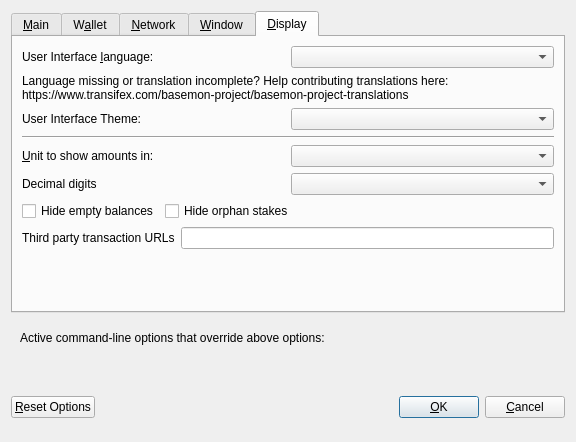
<?xml version="1.0" encoding="UTF-8"?>
<ui version="4.0">
 <class>OptionsDialog</class>
 <widget class="QDialog" name="OptionsDialog">
  <property name="geometry">
   <rect>
    <x>0</x>
    <y>0</y>
    <width>576</width>
    <height>442</height>
   </rect>
  </property>
  <property name="windowTitle">
   <string>Options</string>
  </property>
  <property name="modal">
   <bool>true</bool>
  </property>
  <layout class="QVBoxLayout" name="verticalLayout">
   <item>
    <widget class="QTabWidget" name="tabWidget">
     <property name="currentIndex">
      <number>4</number>
     </property>
     <widget class="QWidget" name="tabMain">
      <attribute name="title">
       <string>&amp;Main</string>
      </attribute>
      <layout class="QVBoxLayout" name="verticalLayout_Main">
       <item>
        <widget class="QCheckBox" name="bitcoinAtStartup">
         <property name="toolTip">
          <string>Automatically start basemon after logging in to the system.</string>
         </property>
         <property name="text">
          <string>&amp;Start basemon on system login</string>
         </property>
        </widget>
       </item>
       <item>
        <layout class="QHBoxLayout" name="horizontalLayout_2_Main">
         <item>
          <widget class="QLabel" name="databaseCacheLabel">
           <property name="text">
            <string>Size of &amp;database cache</string>
           </property>
           <property name="textFormat">
            <enum>Qt::PlainText</enum>
           </property>
           <property name="buddy">
            <cstring>databaseCache</cstring>
           </property>
          </widget>
         </item>
         <item>
          <widget class="QSpinBox" name="databaseCache"/>
         </item>
         <item>
          <widget class="QLabel" name="databaseCacheUnitLabel">
           <property name="text">
            <string>MB</string>
           </property>
           <property name="textFormat">
            <enum>Qt::PlainText</enum>
           </property>
          </widget>
         </item>
         <item>
          <spacer name="horizontalSpacer_2_Main">
           <property name="orientation">
            <enum>Qt::Horizontal</enum>
           </property>
           <property name="sizeHint" stdset="0">
            <size>
             <width>40</width>
             <height>20</height>
            </size>
           </property>
          </spacer>
         </item>
        </layout>
       </item>
       <item>
        <layout class="QHBoxLayout" name="horizontalLayout_3_Main">
         <item>
          <widget class="QLabel" name="threadsScriptVerifLabel">
           <property name="text">
            <string>Number of script &amp;verification threads</string>
           </property>
           <property name="textFormat">
            <enum>Qt::PlainText</enum>
           </property>
           <property name="buddy">
            <cstring>threadsScriptVerif</cstring>
           </property>
          </widget>
         </item>
         <item>
          <widget class="QSpinBox" name="threadsScriptVerif">
           <property name="toolTip">
            <string>(0 = auto, &lt;0 = leave that many cores free)</string>
           </property>
          </widget>
         </item>
         <item>
          <spacer name="horizontalSpacer_3_Main">
           <property name="orientation">
            <enum>Qt::Horizontal</enum>
           </property>
           <property name="sizeHint" stdset="0">
            <size>
             <width>40</width>
             <height>20</height>
            </size>
           </property>
          </spacer>
         </item>
        </layout>
       </item>
       <item>
        <spacer name="verticalSpacer_2">
         <property name="orientation">
          <enum>Qt::Vertical</enum>
         </property>
         <property name="sizeHint" stdset="0">
          <size>
           <width>20</width>
           <height>40</height>
          </size>
         </property>
        </spacer>
       </item>
       <!--
       <item>
        <widget class="QCheckBox" name="checkBoxZeromintEnable">
         <property name="toolTip">
          <string>Enable automatic minting of basemon units to zECA</string>
         </property>
         <property name="layoutDirection">
          <enum>Qt::LeftToRight</enum>
         </property>
         <property name="text">
          <string>Enable zECA Automint</string>
         </property>
        </widget>
       </item>
       <item>
        <layout class="QHBoxLayout" name="horizontalLayout_3">
         <item>
          <widget class="QLabel" name="percentage_label">
           <property name="toolTip">
            <string>Percentage of incoming basemon which get automatically converted to zECA via Zerocoin Protocol (min: 10%)</string>
           </property>
           <property name="text">
            <string>Percentage of autominted zECA</string>
           </property>
          </widget>
         </item>
         <item>
          <widget class="QSpinBox" name="zeromintPercentage">
           <property name="minimum">
            <number>1</number>
           </property>
           <property name="maximum">
            <number>100</number>
           </property>
          </widget>
         </item>
        </layout>
       </item>
       <item>
        <layout class="QHBoxLayout" name="horizontalLayout" stretch="0,0">
         <property name="sizeConstraint">
          <enum>QLayout::SetFixedSize</enum>
         </property>
         <item>
          <widget class="QLabel" name="labelPreferredDenom">
           <property name="maximumSize">
            <size>
             <width>16777215</width>
             <height>16777215</height>
            </size>
           </property>
           <property name="toolTip">
            <string>Wait with automatic conversion to Zerocoin until enough basemon for this denomination is available</string>
           </property>
           <property name="text">
            <string>Preferred Automint zECA Denomination</string>
           </property>
          </widget>
         </item>
         <item>
          <widget class="QComboBox" name="preferredDenom">
           <property name="maximumSize">
            <size>
             <width>16777215</width>
             <height>27</height>
            </size>
           </property>
           <property name="toolTip">
            <string>Wait with automatic conversion to Zerocoin until enough basemon for this denomination is available</string>
           </property>
           <property name="maxVisibleItems">
            <number>9</number>
           </property>
           <property name="maxCount">
            <number>9</number>
           </property>
          </widget>
         </item>
        </layout>
       </item>
      -->
      </layout>
     </widget>
     <widget class="QWidget" name="tabWallet">
      <attribute name="title">
       <string>W&amp;allet</string>
      </attribute>
      <layout class="QVBoxLayout" name="verticalLayout_Wallet">
       <item>
        <layout class="QHBoxLayout" name="horizontalLayout_2_Wallet">
         <item>
          <widget class="QLabel" name="labelStakeSplitThresholdText">
           <property name="text">
            <string>Stake split threshold:</string>
           </property>
          </widget>
         </item>
         <item>
          <widget class="QSpinBox" name="spinBoxStakeSplitThreshold">
           <property name="minimum">
            <number>0</number>
           </property>
           <property name="maximum">
            <number>9999999</number>
           </property>
          </widget>
         </item>
        </layout>
       </item>
       <item>
        <widget class="QGroupBox" name="groupBox">
         <property name="title">
          <string>Expert</string>
         </property>
         <layout class="QVBoxLayout" name="verticalLayout_2">
          <item>
           <widget class="QCheckBox" name="coinControlFeatures">
            <property name="toolTip">
             <string>Whether to show coin control features or not.</string>
            </property>
            <property name="text">
             <string>Enable coin &amp;control features</string>
            </property>
           </widget>
          </item>
          <!--
          <item>
           <widget class="QCheckBox" name="showMasternodesTab">
            <property name="toolTip">
             <string>Show additional tab listing all your masternodes in first sub-tab&lt;br/&gt;and all masternodes on the network in second sub-tab.</string>
            </property>
            <property name="text">
             <string>Show Masternodes Tab</string>
            </property>
           </widget>
          </item>
          -->
          <item>
           <widget class="QCheckBox" name="spendZeroConfChange">
            <property name="toolTip">
             <string>If you disable the spending of unconfirmed change, the change from a transaction&lt;br/&gt;cannot be used until that transaction has at least one confirmation.&lt;br/&gt;This also affects how your balance is computed.</string>
            </property>
            <property name="text">
             <string>&amp;Spend unconfirmed change</string>
            </property>
           </widget>
          </item>
         </layout>
        </widget>
       </item>
       <item>
        <spacer name="verticalSpacer_Wallet">
         <property name="orientation">
          <enum>Qt::Vertical</enum>
         </property>
         <property name="sizeHint" stdset="0">
          <size>
           <width>20</width>
           <height>40</height>
          </size>
         </property>
        </spacer>
       </item>
      </layout>
     </widget>
     <widget class="QWidget" name="tabNetwork">
      <attribute name="title">
       <string>&amp;Network</string>
      </attribute>
      <layout class="QVBoxLayout" name="verticalLayout_Network">
       <item>
        <widget class="QCheckBox" name="mapPortUpnp">
         <property name="toolTip">
          <string>Automatically open the basemon client port on the router. This only works when your router supports UPnP and it is enabled.</string>
         </property>
         <property name="text">
          <string>Map port using &amp;UPnP</string>
         </property>
        </widget>
       </item>
       <item>
        <widget class="QCheckBox" name="allowIncoming">
         <property name="toolTip">
          <string>Accept connections from outside</string>
         </property>
         <property name="text">
          <string>Allow incoming connections</string>
         </property>
        </widget>
       </item>
       <item>
        <widget class="QCheckBox" name="connectSocks">
         <property name="toolTip">
          <string>Connect to the basemon network through a SOCKS5 proxy.</string>
         </property>
         <property name="text">
          <string>&amp;Connect through SOCKS5 proxy (default proxy):</string>
         </property>
        </widget>
       </item>
       <item>
        <layout class="QHBoxLayout" name="horizontalLayout_1_Network">
         <item>
          <widget class="QLabel" name="proxyIpLabel">
           <property name="text">
            <string>Proxy &amp;IP:</string>
           </property>
           <property name="textFormat">
            <enum>Qt::PlainText</enum>
           </property>
           <property name="buddy">
            <cstring>proxyIp</cstring>
           </property>
          </widget>
         </item>
         <item>
          <widget class="QValidatedLineEdit" name="proxyIp">
           <property name="minimumSize">
            <size>
             <width>140</width>
             <height>0</height>
            </size>
           </property>
           <property name="maximumSize">
            <size>
             <width>140</width>
             <height>16777215</height>
            </size>
           </property>
           <property name="toolTip">
            <string>IP address of the proxy (e.g. IPv4: 127.0.0.1 / IPv6: ::1)</string>
           </property>
          </widget>
         </item>
         <item>
          <widget class="QLabel" name="proxyPortLabel">
           <property name="text">
            <string>&amp;Port:</string>
           </property>
           <property name="textFormat">
            <enum>Qt::PlainText</enum>
           </property>
           <property name="buddy">
            <cstring>proxyPort</cstring>
           </property>
          </widget>
         </item>
         <item>
          <widget class="QLineEdit" name="proxyPort">
           <property name="minimumSize">
            <size>
             <width>55</width>
             <height>0</height>
            </size>
           </property>
           <property name="maximumSize">
            <size>
             <width>55</width>
             <height>16777215</height>
            </size>
           </property>
           <property name="toolTip">
            <string>Port of the proxy (e.g. 9050)</string>
           </property>
          </widget>
         </item>
         <item>
          <spacer name="horizontalSpacer_1_Network">
           <property name="orientation">
            <enum>Qt::Horizontal</enum>
           </property>
           <property name="sizeHint" stdset="0">
            <size>
             <width>40</width>
             <height>20</height>
            </size>
           </property>
          </spacer>
         </item>
        </layout>
       </item>
       <item>
        <spacer name="verticalSpacer_Network">
         <property name="orientation">
          <enum>Qt::Vertical</enum>
         </property>
         <property name="sizeHint" stdset="0">
          <size>
           <width>20</width>
           <height>40</height>
          </size>
         </property>
        </spacer>
       </item>
      </layout>
     </widget>
     <widget class="QWidget" name="tabWindow">
      <attribute name="title">
       <string>&amp;Window</string>
      </attribute>
      <layout class="QVBoxLayout" name="verticalLayout_Window">
       <item>
        <widget class="QCheckBox" name="minimizeToTray">
         <property name="toolTip">
          <string>Show only a tray icon after minimizing the window.</string>
         </property>
         <property name="text">
          <string>&amp;Minimize to the tray instead of the taskbar</string>
         </property>
        </widget>
       </item>
       <item>
        <widget class="QCheckBox" name="minimizeOnClose">
         <property name="toolTip">
          <string>Minimize instead of exit the application when the window is closed. When this option is enabled, the application will be closed only after selecting Quit in the menu.</string>
         </property>
         <property name="text">
          <string>M&amp;inimize on close</string>
         </property>
        </widget>
       </item>
       <item>
        <spacer name="verticalSpacer_Window">
         <property name="orientation">
          <enum>Qt::Vertical</enum>
         </property>
         <property name="sizeHint" stdset="0">
          <size>
           <width>20</width>
           <height>40</height>
          </size>
         </property>
        </spacer>
       </item>
      </layout>
     </widget>
     <widget class="QWidget" name="tabDisplay">
      <attribute name="title">
       <string>&amp;Display</string>
      </attribute>
      <layout class="QVBoxLayout" name="verticalLayout_Display">
       <item>
        <layout class="QHBoxLayout" name="horizontalLayout_1_Display">
         <item>
          <widget class="QLabel" name="langLabel">
           <property name="text">
            <string>User Interface &amp;language:</string>
           </property>
           <property name="textFormat">
            <enum>Qt::PlainText</enum>
           </property>
           <property name="buddy">
            <cstring>lang</cstring>
           </property>
          </widget>
         </item>
         <item>
          <widget class="QValueComboBox" name="lang">
           <property name="toolTip">
            <string>The user interface language can be set here. This setting will take effect after restarting basemon.</string>
           </property>
          </widget>
         </item>
        </layout>
       </item>
       <item>
        <widget class="QLabel" name="label_3">
         <property name="toolTip">
          <string notr="true"/>
         </property>
         <property name="statusTip">
          <string notr="true"/>
         </property>
         <property name="whatsThis">
          <string notr="true"/>
         </property>
         <property name="accessibleName">
          <string notr="true"/>
         </property>
         <property name="text">
          <string>Language missing or translation incomplete? Help contributing translations here:
https://www.transifex.com/basemon-project/basemon-project-translations</string>
         </property>
         <property name="wordWrap">
          <bool>true</bool>
         </property>
         <property name="openExternalLinks">
          <bool>true</bool>
         </property>
         <property name="textInteractionFlags">
          <set>Qt::TextBrowserInteraction</set>
         </property>
        </widget>
       </item>
       <item>
        <layout class="QHBoxLayout" name="horizontalLayout_2_Display" stretch="0,0">
         <item>
          <widget class="QLabel" name="themeLabel">
           <property name="text">
            <string>User Interface Theme:</string>
           </property>
          </widget>
         </item>
         <item>
          <widget class="QValueComboBox" name="theme"/>
         </item>
        </layout>
       </item>
       <item>
        <widget class="Line" name="line">
         <property name="orientation">
          <enum>Qt::Horizontal</enum>
         </property>
        </widget>
       </item>
       <item>
        <layout class="QHBoxLayout" name="horizontalLayout_3_Display">
         <item>
          <widget class="QLabel" name="unitLabel">
           <property name="text">
            <string>&amp;Unit to show amounts in:</string>
           </property>
           <property name="textFormat">
            <enum>Qt::PlainText</enum>
           </property>
           <property name="buddy">
            <cstring>unit</cstring>
           </property>
          </widget>
         </item>
         <item>
          <widget class="QValueComboBox" name="unit">
           <property name="toolTip">
            <string>Choose the default subdivision unit to show in the interface and when sending coins.</string>
           </property>
          </widget>
         </item>
        </layout>
       </item>
       <item>
        <layout class="QHBoxLayout" name="horizontalLayout_4_Display">
         <item>
          <widget class="QLabel" name="digitsLabel">
           <property name="text">
            <string>Decimal digits</string>
           </property>
          </widget>
         </item>
         <item>
          <widget class="QValueComboBox" name="digits"/>
         </item>
        </layout>
       </item>
       <item>
        <layout class="QHBoxLayout" name="horizontalLayout_5_Display">
         <item>
          <widget class="QCheckBox" name="checkBoxHideZeroBalances">
           <property name="toolTip">
            <string>Hide empty balances</string>
           </property>
           <property name="layoutDirection">
            <enum>Qt::LeftToRight</enum>
           </property>
           <property name="text">
            <string>Hide empty balances</string>
           </property>
          </widget>
         </item>
         <item>
          <widget class="QCheckBox" name="checkBoxHideOrphans">
           <property name="toolTip">
            <string>Hide orphan stakes in transaction lists</string>
           </property>
           <property name="text">
            <string>Hide orphan stakes</string>
           </property>
          </widget>
         </item>
         <item>
          <spacer name="horizontalSpacer">
           <property name="orientation">
            <enum>Qt::Horizontal</enum>
           </property>
           <property name="sizeHint" stdset="0">
            <size>
             <width>40</width>
             <height>20</height>
            </size>
           </property>
          </spacer>
         </item>
        </layout>
       </item>
       <item>
        <layout class="QHBoxLayout" name="horizontalLayout_6_Display">
         <item>
          <widget class="QLabel" name="thirdPartyTxUrlsLabel">
           <property name="toolTip">
            <string>Third party URLs (e.g. a block explorer) that appear in the transactions tab as context menu items. %s in the URL is replaced by transaction hash. Multiple URLs are separated by vertical bar |.</string>
           </property>
           <property name="text">
            <string>Third party transaction URLs</string>
           </property>
           <property name="buddy">
            <cstring>thirdPartyTxUrls</cstring>
           </property>
          </widget>
         </item>
         <item>
          <widget class="QLineEdit" name="thirdPartyTxUrls">
           <property name="toolTip">
            <string>Third party URLs (e.g. a block explorer) that appear in the transactions tab as context menu items. %s in the URL is replaced by transaction hash. Multiple URLs are separated by vertical bar |.</string>
           </property>
          </widget>
         </item>
        </layout>
       </item>
       <item>
        <spacer name="verticalSpacer">
         <property name="orientation">
          <enum>Qt::Vertical</enum>
         </property>
         <property name="sizeHint" stdset="0">
          <size>
           <width>20</width>
           <height>40</height>
          </size>
         </property>
        </spacer>
       </item>
      </layout>
     </widget>
    </widget>
   </item>
   <item>
    <widget class="QFrame" name="frame">
     <layout class="QVBoxLayout" name="verticalLayout_Bottom">
      <item>
       <layout class="QHBoxLayout" name="horizontalLayout_Bottom">
        <item>
         <widget class="QLabel" name="overriddenByCommandLineInfoLabel">
          <property name="text">
           <string>Active command-line options that override above options:</string>
          </property>
          <property name="textFormat">
           <enum>Qt::PlainText</enum>
          </property>
         </widget>
        </item>
        <item>
         <spacer name="horizontalSpacer_Bottom">
          <property name="orientation">
           <enum>Qt::Horizontal</enum>
          </property>
          <property name="sizeHint" stdset="0">
           <size>
            <width>40</width>
            <height>20</height>
           </size>
          </property>
         </spacer>
        </item>
       </layout>
      </item>
      <item>
       <widget class="QLabel" name="overriddenByCommandLineLabel">
        <property name="text">
         <string/>
        </property>
        <property name="textFormat">
         <enum>Qt::PlainText</enum>
        </property>
        <property name="wordWrap">
         <bool>true</bool>
        </property>
       </widget>
      </item>
     </layout>
    </widget>
   </item>
   <item>
    <layout class="QHBoxLayout" name="horizontalLayout_Buttons">
     <item>
      <widget class="QPushButton" name="resetButton">
       <property name="toolTip">
        <string>Reset all client options to default.</string>
       </property>
       <property name="text">
        <string>&amp;Reset Options</string>
       </property>
       <property name="autoDefault">
        <bool>false</bool>
       </property>
      </widget>
     </item>
     <item>
      <spacer name="horizontalSpacer_1">
       <property name="orientation">
        <enum>Qt::Horizontal</enum>
       </property>
       <property name="sizeHint" stdset="0">
        <size>
         <width>40</width>
         <height>48</height>
        </size>
       </property>
      </spacer>
     </item>
     <item>
      <widget class="QLabel" name="statusLabel">
       <property name="minimumSize">
        <size>
         <width>200</width>
         <height>0</height>
        </size>
       </property>
       <property name="font">
        <font>
         <weight>75</weight>
         <bold>true</bold>
        </font>
       </property>
       <property name="text">
        <string/>
       </property>
       <property name="textFormat">
        <enum>Qt::PlainText</enum>
       </property>
       <property name="wordWrap">
        <bool>true</bool>
       </property>
      </widget>
     </item>
     <item>
      <spacer name="horizontalSpacer_2">
       <property name="orientation">
        <enum>Qt::Horizontal</enum>
       </property>
       <property name="sizeHint" stdset="0">
        <size>
         <width>40</width>
         <height>48</height>
        </size>
       </property>
      </spacer>
     </item>
     <item>
      <widget class="QPushButton" name="okButton">
       <property name="text">
        <string>&amp;OK</string>
       </property>
       <property name="autoDefault">
        <bool>false</bool>
       </property>
       <property name="default">
        <bool>true</bool>
       </property>
      </widget>
     </item>
     <item>
      <widget class="QPushButton" name="cancelButton">
       <property name="text">
        <string>&amp;Cancel</string>
       </property>
       <property name="autoDefault">
        <bool>false</bool>
       </property>
      </widget>
     </item>
    </layout>
   </item>
  </layout>
 </widget>
 <customwidgets>
  <customwidget>
   <class>QValidatedLineEdit</class>
   <extends>QLineEdit</extends>
   <header>qvalidatedlineedit.h</header>
  </customwidget>
  <customwidget>
   <class>QValueComboBox</class>
   <extends>QComboBox</extends>
   <header>qvaluecombobox.h</header>
  </customwidget>
 </customwidgets>
 <resources/>
 <connections/>
</ui>
